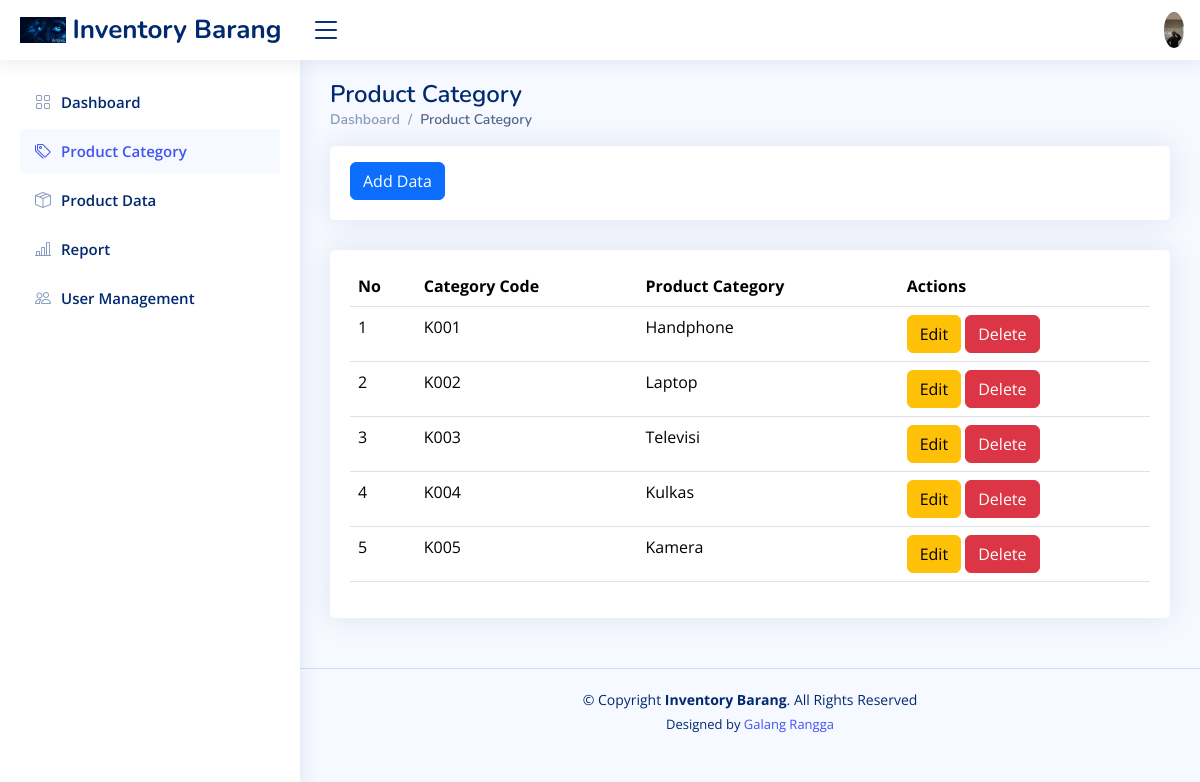
Page /kategori_produk.php (signed in) on the committed database.
### tables this page shows
CREATE TABLE `categories` (
  `id` int NOT NULL,
  `kd_kat` varchar(6) NOT NULL,
  `category_name` varchar(100) NOT NULL
);

### kategori_produk.php (the view, shortened to what this page needs)
<!DOCTYPE html>
<html lang="en">
<head>
  <link href="assets/vendor/bootstrap/css/bootstrap.min.css" rel="stylesheet">
  <link href="assets/vendor/bootstrap-icons/bootstrap-icons.css" rel="stylesheet">
  <link href="assets/vendor/boxicons/css/boxicons.min.css" rel="stylesheet">
  <link href="assets/vendor/quill/quill.snow.css" rel="stylesheet">
  <link href="assets/vendor/quill/quill.bubble.css" rel="stylesheet">
  <link href="assets/vendor/remixicon/remixicon.css" rel="stylesheet">
  <link href="assets/vendor/simple-datatables/style.css" rel="stylesheet">
  <link href="assets/css/style.css" rel="stylesheet">
</head>
<body>
  <header id="header" class="header fixed-top d-flex align-items-center">
    <div class="d-flex align-items-center justify-content-between">
      <a href="index.php" class="logo d-flex align-items-center">
        <img src="assets/img/artguru.png" alt="">
        <span class="d-none d-lg-block">Inventory Barang</span>
      </a>
      <i class="bi bi-list toggle-sidebar-btn"></i>
    </div>
    <nav class="header-nav ms-auto">
      <ul class="d-flex align-items-center">
        <li class="nav-item dropdown pe-3">
          <a class="nav-link nav-profile d-flex align-items-center pe-0" href="#" data-bs-toggle="dropdown">
            <img src="assets/img/galang.jpeg" alt="Profile" class="rounded-circle" />
          </a>
        </li>
      </ul>
    </nav>
  </header>
  <aside id="sidebar" class="sidebar">
    <ul class="sidebar-nav" id="sidebar-nav">
      <li class="nav-item">
        <a class="nav-link collapsed" href="index.php">
          <i class="bi bi-grid"></i>
          <span>Dashboard</span>
        </a>
      </li>
      <li class="nav-item">
        <a class="nav-link" href="kategori_produk.php">
          <i class="bi bi-tags"></i>
          <span>Product Category</span>
        </a>
      </li>
      <li class="nav-item">
        <a class="nav-link collapsed" href="produk.php">
          <i class="bi bi-box-seam"></i>
          <span>Product Data</span>
        </a>
      </li>
      <li class="nav-item">
        <a class="nav-link collapsed" href="laporan.php">
          <i class="bi bi-bar-chart-line"></i>
          <span>Report</span>
        </a>
      </li>
      <li class="nav-item">
        <a class="nav-link collapsed" href="users.php">
          <i class="bi bi-people"></i>
          <span>User Management</span>
        </a>
      </li>
    </ul>
  </aside>
  <main id="main" class="main">
    <div class="pagetitle">
      <h1>Product Category</h1>
      <nav>
        <ol class="breadcrumb">
          <li class="breadcrumb-item"><a href="index.php">Dashboard</a></li>
          <li class="breadcrumb-item active">Product Category</li>
        </ol>
      </nav>
    </div>
    <div class="row">
      <div class="col-lg-12">
        <div class="card">
          <div class="card-body mt-3">
            <a href="t_kat.php" class="btn btn-primary">Add Data</a>
          </div>
        </div>
      </div>
    </div>
    <section class="section">
      <div class="row">
        <div class="col-lg-12">
          <div class="card">
            <div class="card-body mt-3">
              <table class="table datatable">
                <thead>
                  <tr>
                    <th scope="col">No</th>
                    <th scope="col">Category Code</th>
                    <th scope="col">Product Category</th>
                    <th scope="col">Actions</th>
                  </tr>
                </thead>
                <tbody>
                  <?php
                  include "koneksi.php";
                  $no = 1;
                  $sql = mysqli_query($conn, "SELECT * FROM categories");
                  while ($data = mysqli_fetch_array($sql)) {
                  ?>
                    <tr>
                      <td><?php echo $no++; ?></td>
                      <td><?php echo $data['kd_kat']; ?></td>
                      <td><?php echo $data['category_name']; ?></td>
                      <td>
                        <a href="e_kat.php?id=<?php echo $data['id']; ?>" class="btn btn-warning">Edit</a>
                        <a href="h_kat.php?id=<?php echo $data['id']; ?>" class="btn btn-danger" onclick="return confirm('Are you sure you want to delete this data?')">Delete</a>
                      </td>
                    </tr>
                  <?php } ?>
                </tbody>
              </table>
            </div>
          </div>
        </div>
      </div>
    </section>
  </main>
  <footer id="footer" class="footer">
    <div class="copyright">
      &copy; Copyright <strong><span>Inventory Barang</span></strong>. All Rights Reserved
    </div>
    <div class="credits">
      Designed by <a href="">Galang Rangga</a>
    </div>
  </footer>
</body>
</html>

### assets/css/style.css (style rules this page uses)
:root { scroll-behavior: smooth; }
body { font-family: "Open Sans", sans-serif; background: #f6f9ff; color: #444444; }
a { color: #4154f1; text-decoration: none; }
h1, h2, h3, h4, h5, h6 { font-family: "Nunito", sans-serif; }
#main { margin-top: 60px; padding: 20px 30px; transition: all 0.3s; }
.pagetitle { margin-bottom: 10px; }
.pagetitle h1 { font-size: 24px; margin-bottom: 0; font-weight: 600; color: #012970; }
.card { margin-bottom: 30px; border: none; border-radius: 5px; box-shadow: 0px 0 30px rgba(1, 41, 112, 0.1); }
.card-body { padding: 0 20px 20px 20px; }
.breadcrumb { font-size: 14px; font-family: "Nunito", sans-serif; color: #899bbd; font-weight: 600; }
.breadcrumb a { color: #899bbd; transition: 0.3s; }
.breadcrumb .breadcrumb-item::before { color: #899bbd; }
.breadcrumb .active { color: #51678f; font-weight: 600; }
.logo { line-height: 1; }
@media (min-width: 1200px) { .logo { width: 280px; } }
.logo img { max-height: 26px; margin-right: 6px; }
.logo span { font-size: 26px; font-weight: 700; color: #012970; font-family: "Nunito", sans-serif; }
.header { transition: all 0.5s; z-index: 997; height: 60px; box-shadow: 0px 2px 20px rgba(1, 41, 112, 0.1); background-color: #fff; padding-left: 20px; }
.header .toggle-sidebar-btn { font-size: 32px; padding-left: 10px; cursor: pointer; color: #012970; }
.header-nav ul { list-style: none; }
.header-nav>ul { margin: 0; padding: 0; }
.header-nav .nav-profile { color: #012970; }
.header-nav .nav-profile img { max-height: 36px; }
.sidebar { position: fixed; top: 60px; left: 0; bottom: 0; width: 300px; z-index: 996; transition: all 0.3s; padding: 20px; overflow-y: auto; scrollbar-width: thin; scrollbar-color: #aab7cf transparent; box-shadow: 0px 0px 20px rgba(1, 41, 112, 0.1); background-color: #fff; }
@media (min-width: 1200px) { #main, #footer { margin-left: 300px; } }
.sidebar-nav { padding: 0; margin: 0; list-style: none; }
.sidebar-nav li { padding: 0; margin: 0; list-style: none; }
.sidebar-nav .nav-item { margin-bottom: 5px; }
.sidebar-nav .nav-link { display: flex; align-items: center; font-size: 15px; font-weight: 600; color: #4154f1; transition: 0.3; background: #f6f9ff; padding: 10px 15px; border-radius: 4px; }
.sidebar-nav .nav-link i { font-size: 16px; margin-right: 10px; color: #4154f1; }
.sidebar-nav .nav-link.collapsed { color: #012970; background: #fff; }
.sidebar-nav .nav-link.collapsed i { color: #899bbd; }
.footer { padding: 20px 0; font-size: 14px; transition: all 0.3s; border-top: 1px solid #cddfff; }
.footer .copyright { text-align: center; color: #012970; }
.footer .credits { padding-top: 5px; text-align: center; font-size: 13px; color: #012970; }

### rows in the picture
categories: kd_kat "K001", category_name "Handphone"
categories: kd_kat "K002", category_name "Laptop"
categories: kd_kat "K003", category_name "Televisi"
categories: kd_kat "K004", category_name "Kulkas"
categories: kd_kat "K005", category_name "Kamera"
